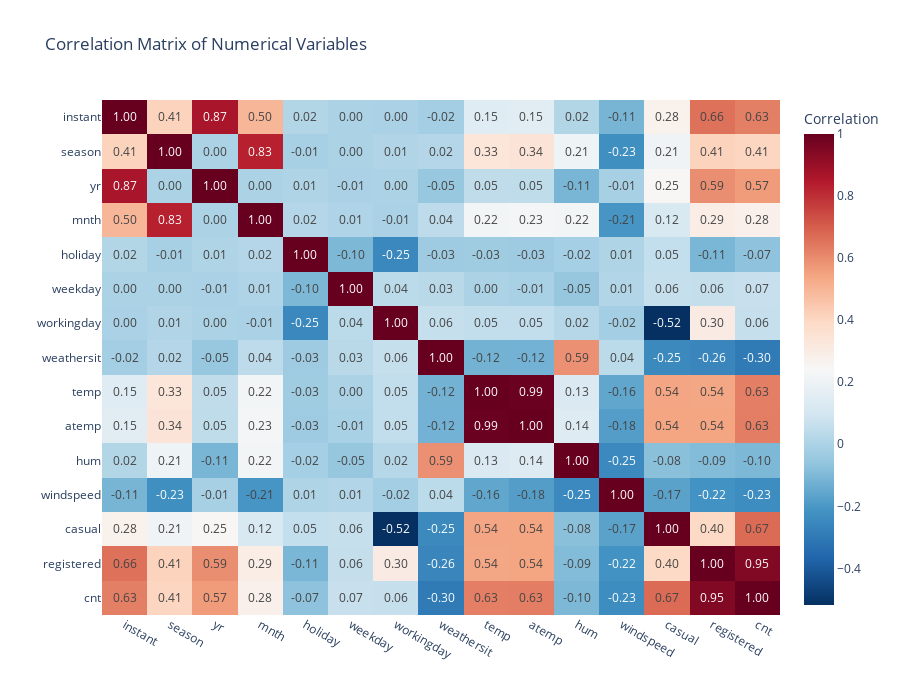

The notebook cell this image was saved under:
### Markdown cell above
After constructing our initial feature set—including both original and engineered features such as `is_weekend`—we proceed to examine the correlations among numerical variables. Understanding these relationships is essential to detect multicollinearity and guide further feature selection.

A correlation matrix is computed using Pearson coefficients, and an interactive heatmap is used to visualize the strength and direction of pairwise relationships.

### Code cell
# Calculate the correlation matrix
correlation_matrix = day.corr(numeric_only=True)

# Create the heatmap
fig = px.imshow(
    correlation_matrix,
    text_auto=".2f",  # annotazioni con due decimali
    color_continuous_scale='RdBu_r',
    title='Correlation Matrix of Numerical Variables',
    aspect='auto',
    labels=dict(color="Correlation")
)

fig.update_layout(
    width=900,
    height=700,
    font=dict(size=12),
    xaxis_title="",
    yaxis_title=""
)

fig.show()

### Figure 1 — Plotly figure (JSON) as saved in the notebook; plotly's stock layout.template omitted (floating-point values rounded to 4 significant figures; data arrays with more than 128 entries replaced by an {"elided": "..."} marker saying what was removed)
{"data": [{"coloraxis": "coloraxis", "hovertemplate": "x: %{x}<br>y: %{y}<br>Correlation: %{z}<extra></extra>", "name": "0", "texttemplate": "%{z:.2f}", "type": "heatmap", "x": ["instant", "season", "yr", "mnth", "holiday", "weekday", "workingday", "weathersit", "temp", "atemp", "hum", "windspeed", "casual", "registered", "cnt"], "xaxis": "x", "y": ["instant", "season", "yr", "mnth", "holiday", "weekday", "workingday", "weathersit", "temp", "atemp", "hum", "windspeed", "casual", "registered", "cnt"], "yaxis": "y", "z": {"elided": "15x15 float values"}}], "layout": {"coloraxis": {"colorbar": {"title": {"text": "Correlation"}}, "colorscale": [[0, "rgb(5,48,97)"], [0.1, "rgb(33,102,172)"], [0.2, "rgb(67,147,195)"], [0.3, "rgb(146,197,222)"], [0.4, "rgb(209,229,240)"], [0.5, "rgb(247,247,247)"], [0.6, "rgb(253,219,199)"], [0.7, "rgb(244,165,130)"], [0.8, "rgb(214,96,77)"], [0.9, "rgb(178,24,43)"], [1, "rgb(103,0,31)"]]}, "font": {"size": 12}, "height": 700, "title": {"text": "Correlation Matrix of Numerical Variables"}, "width": 900, "xaxis": {"anchor": "y", "domain": [0, 1], "title": {"text": ""}}, "yaxis": {"anchor": "x", "autorange": "reversed", "domain": [0, 1], "title": {"text": ""}}}}
